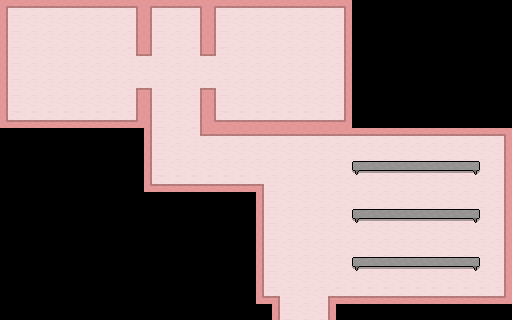

This is a level from a 2D game, rendered from its Tiled map with the project's own tilesets. A one-line summary and the complete map file follow:
An orthogonal 32x20 tile map with 16x16 px tiles, 1 tile layer (Tile Layer 2), 3 tilesets and 44 objects.

<map version="1.10" tiledversion="1.10.2" orientation="orthogonal" renderorder="right-down" width="32" height="20" tilewidth="16" tileheight="16" infinite="0" nextlayerid="8" nextobjectid="61">
 <tileset firstgid="1" source="Tileset-2.tsx" />
 <tileset firstgid="51" source="Tileset-2-New-2.tsx" />
 <tileset firstgid="101" source="Tileset 3.tsx" />
 <layer id="6" name="Tile Layer 2" width="32" height="20">
  <data encoding="csv">
83,84,84,84,84,84,84,84,85,83,84,84,85,83,84,84,84,84,84,84,84,85,92,92,92,92,92,92,92,92,92,92,
86,91,141,141,91,91,91,91,87,86,91,91,87,86,91,91,91,91,141,141,91,87,92,92,92,92,92,92,92,92,92,92,
86,91,91,91,91,91,91,91,87,86,91,91,87,86,91,91,91,91,91,91,91,87,92,92,92,92,92,92,92,92,92,92,
86,91,91,91,91,91,91,91,79,80,91,91,79,80,91,91,91,91,91,91,91,87,92,92,92,92,92,92,92,92,92,92,
86,91,91,91,91,91,91,91,91,91,91,91,91,91,91,91,91,91,91,91,91,87,92,92,92,92,92,92,92,92,92,92,
86,91,91,91,91,91,91,91,81,82,91,91,81,82,91,91,91,91,91,91,91,87,92,92,92,92,92,92,92,92,92,92,
86,91,91,91,91,91,91,91,87,86,91,91,87,86,91,91,91,91,91,91,91,87,92,92,92,92,92,92,92,92,92,92,
88,89,89,89,89,89,89,89,90,86,91,91,87,88,89,89,89,89,89,89,89,90,92,92,92,92,92,92,92,92,92,92,
92,92,92,92,92,92,92,92,92,86,91,91,79,84,84,84,84,84,84,84,84,84,84,84,84,84,84,84,84,84,84,85,
92,92,92,92,92,92,92,92,92,86,91,91,91,91,91,91,91,91,91,91,91,91,91,91,91,91,91,91,91,91,91,87,
92,92,92,92,92,92,92,92,92,86,91,91,91,91,91,91,91,91,91,91,91,91,150,151,151,151,151,151,151,152,91,87,
92,92,92,92,92,92,92,92,92,88,89,89,89,89,89,89,82,91,91,91,91,91,91,91,91,91,91,91,91,91,91,87,
92,92,92,92,92,92,92,92,92,92,92,92,92,92,92,92,86,91,91,91,91,91,91,91,91,91,91,91,91,91,91,87,
92,92,92,92,92,92,92,92,92,92,92,92,92,92,92,92,86,91,91,91,91,91,150,151,151,151,151,151,151,152,91,87,
92,92,92,92,92,92,92,92,92,92,92,92,92,92,92,92,86,91,91,91,91,91,91,91,91,91,91,91,91,91,91,87,
92,92,92,92,92,92,92,92,92,92,92,92,92,92,92,92,86,91,91,91,91,91,91,91,91,91,91,91,91,91,91,87,
92,92,92,92,92,92,92,92,92,92,92,92,92,92,92,92,86,91,91,91,91,91,150,151,151,151,151,151,151,152,91,87,
92,92,92,92,92,92,92,92,92,92,92,92,92,92,92,92,86,91,91,91,91,91,91,91,91,91,91,91,91,91,91,87,
92,92,92,92,92,92,92,92,92,92,92,92,92,92,92,92,88,82,91,91,81,89,89,89,89,89,89,89,89,89,89,90,
92,92,92,92,92,92,92,92,92,92,92,92,92,92,92,92,92,86,91,91,87,92,92,92,92,92,92,92,92,92,92,92
</data>
 </layer>
 <objectgroup id="2" name="borders">
  <object id="3" x="0" y="0" width="7.98441" height="128.15" />
  <object id="4" x="-0.798441" y="120.565" width="138.13" height="7.18596" />
  <object id="7" x="0" y="0.39922" width="352.112" height="7.18596" />
  <object id="8" x="343.329" y="0.798441" width="8.38363" height="134.537" />
  <object id="9" x="136.134" y="0" width="15.5696" height="55.0924" />
  <object id="10" x="200.009" y="0" width="15.9688" height="55.8908" />
  <object id="13" x="136.134" y="88.2277" width="15.5696" height="103.797" />
  <object id="14" x="144.518" y="184.041" width="118.968" height="7.98441" />
  <object id="15" x="255.501" y="184.041" width="7.98441" height="118.968" />
  <object id="17" x="255.501" y="296.221" width="23.9532" height="7.18596" />
  <object id="19" x="271.869" y="296.621" width="7.58519" height="22.3563" />
  <object id="20" x="328.558" y="295.822" width="7.18596" height="23.554" />
  <object id="23" x="328.558" y="295.822" width="182.843" height="7.18596" />
  <object id="24" x="503.816" y="127.351" width="7.98441" height="174.858" />
  <object id="25" x="200.009" y="87.8285" width="15.5696" height="47.9064" />
  <object id="28" x="200.009" y="120.165" width="310.993" height="15.9688" />
  <object id="35" x="271.378" y="319.464" width="79.0329" height="22.8529" />
  <object id="30" x="352" y="160" width="128" height="9.75" />
  <object id="31" x="352" y="208" width="128" height="11" />
  <object id="32" x="352" y="256" width="128" height="11" />
 </objectgroup>
 <objectgroup id="7" name="food-spawn-locations">
  <object id="36" x="359" y="164.5" width="5.75" height="4.75" />
  <object id="38" x="375.125" y="164.625" width="5.75" height="4.75" />
  <object id="39" x="390.375" y="164.625" width="5.75" height="4.75" />
  <object id="40" x="405.625" y="164.125" width="5.75" height="4.75" />
  <object id="41" x="421.125" y="164.625" width="5.75" height="4.75" />
  <object id="42" x="437.625" y="164.625" width="5.75" height="4.75" />
  <object id="43" x="452.625" y="164.375" width="5.75" height="4.75" />
  <object id="44" x="469.125" y="164.375" width="5.75" height="4.75" />
  <object id="45" x="373.938" y="212.875" width="5.75" height="4.75" />
  <object id="46" x="389.188" y="212.875" width="5.75" height="4.75" />
  <object id="47" x="404.438" y="212.375" width="5.75" height="4.75" />
  <object id="48" x="419.938" y="212.875" width="5.75" height="4.75" />
  <object id="49" x="436.438" y="212.875" width="5.75" height="4.75" />
  <object id="50" x="451.438" y="212.625" width="5.75" height="4.75" />
  <object id="51" x="467.938" y="212.625" width="5.75" height="4.75" />
  <object id="52" x="357.813" y="212.75" width="5.75" height="4.75" />
  <object id="53" x="375.688" y="260.375" width="5.75" height="4.75" />
  <object id="54" x="390.938" y="260.375" width="5.75" height="4.75" />
  <object id="55" x="406.188" y="259.875" width="5.75" height="4.75" />
  <object id="56" x="421.688" y="260.375" width="5.75" height="4.75" />
  <object id="57" x="438.188" y="260.375" width="5.75" height="4.75" />
  <object id="58" x="453.188" y="260.125" width="5.75" height="4.75" />
  <object id="59" x="469.688" y="260.125" width="5.75" height="4.75" />
  <object id="60" x="359.563" y="260.25" width="5.75" height="4.75" />
 </objectgroup>
</map>